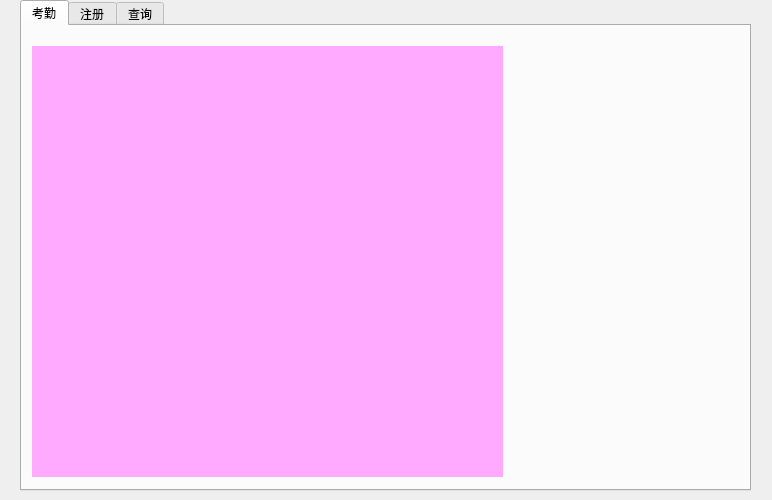
<?xml version="1.0" encoding="UTF-8"?>
<ui version="4.0">
 <class>AttendenWin</class>
 <widget class="QMainWindow" name="AttendenWin">
  <property name="geometry">
   <rect>
    <x>0</x>
    <y>0</y>
    <width>772</width>
    <height>500</height>
   </rect>
  </property>
  <property name="windowTitle">
   <string>AttendenWin</string>
  </property>
  <widget class="QWidget" name="centralwidget">
   <widget class="QTabWidget" name="tabWidget">
    <property name="geometry">
     <rect>
      <x>20</x>
      <y>0</y>
      <width>731</width>
      <height>491</height>
     </rect>
    </property>
    <property name="currentIndex">
     <number>0</number>
    </property>
    <widget class="QWidget" name="showWidget">
     <attribute name="title">
      <string>考勤</string>
     </attribute>
     <widget class="QLabel" name="label">
      <property name="geometry">
       <rect>
        <x>10</x>
        <y>20</y>
        <width>471</width>
        <height>431</height>
       </rect>
      </property>
      <property name="styleSheet">
       <string notr="true">background-color: rgb(255, 0, 255);
background-color: rgb(255, 170, 255);</string>
      </property>
      <property name="text">
       <string/>
      </property>
     </widget>
    </widget>
    <widget class="RegisterWin" name="registWidget">
     <attribute name="title">
      <string>注册</string>
     </attribute>
    </widget>
    <widget class="selectwin" name="selectWidget">
     <attribute name="title">
      <string>查询</string>
     </attribute>
    </widget>
   </widget>
  </widget>
 </widget>
 <customwidgets>
  <customwidget>
   <class>RegisterWin</class>
   <extends>QWidget</extends>
   <header>registerwin.h</header>
   <container>1</container>
  </customwidget>
  <customwidget>
   <class>selectwin</class>
   <extends>QWidget</extends>
   <header location="global">selectwin.h</header>
   <container>1</container>
  </customwidget>
 </customwidgets>
 <resources/>
 <connections/>
</ui>
